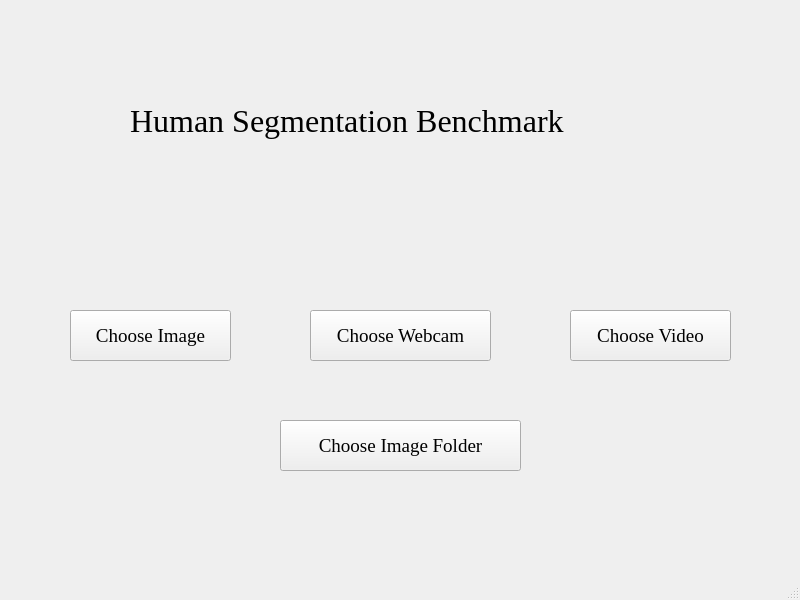
<?xml version="1.0" encoding="UTF-8"?>
<ui version="4.0">
 <class>MainWindow</class>
 <widget class="QMainWindow" name="MainWindow">
  <property name="geometry">
   <rect>
    <x>0</x>
    <y>0</y>
    <width>800</width>
    <height>600</height>
   </rect>
  </property>
  <property name="windowTitle">
   <string>MainWindow</string>
  </property>
  <widget class="QWidget" name="centralwidget">
   <widget class="QLabel" name="titleLabel">
    <property name="geometry">
     <rect>
      <x>130</x>
      <y>70</y>
      <width>551</width>
      <height>101</height>
     </rect>
    </property>
    <property name="font">
     <font>
      <family>Times New Roman</family>
      <pointsize>24</pointsize>
     </font>
    </property>
    <property name="text">
     <string>Human Segmentation Benchmark</string>
    </property>
   </widget>
   <widget class="QPushButton" name="imagePushButton">
    <property name="geometry">
     <rect>
      <x>70</x>
      <y>310</y>
      <width>161</width>
      <height>51</height>
     </rect>
    </property>
    <property name="font">
     <font>
      <family>Times New Roman</family>
      <pointsize>14</pointsize>
     </font>
    </property>
    <property name="text">
     <string>Choose Image</string>
    </property>
   </widget>
   <widget class="QPushButton" name="videoPushButton">
    <property name="geometry">
     <rect>
      <x>570</x>
      <y>310</y>
      <width>161</width>
      <height>51</height>
     </rect>
    </property>
    <property name="font">
     <font>
      <family>Times New Roman</family>
      <pointsize>14</pointsize>
     </font>
    </property>
    <property name="text">
     <string>Choose Video</string>
    </property>
   </widget>
   <widget class="QPushButton" name="webcamPushButton">
    <property name="geometry">
     <rect>
      <x>310</x>
      <y>310</y>
      <width>181</width>
      <height>51</height>
     </rect>
    </property>
    <property name="font">
     <font>
      <family>Times New Roman</family>
      <pointsize>14</pointsize>
     </font>
    </property>
    <property name="text">
     <string>Choose Webcam</string>
    </property>
   </widget>
   <widget class="QPushButton" name="folderPushButton">
    <property name="geometry">
     <rect>
      <x>280</x>
      <y>420</y>
      <width>241</width>
      <height>51</height>
     </rect>
    </property>
    <property name="font">
     <font>
      <family>Times New Roman</family>
      <pointsize>14</pointsize>
     </font>
    </property>
    <property name="text">
     <string>Choose Image Folder</string>
    </property>
   </widget>
  </widget>
  <widget class="QMenuBar" name="menubar">
   <property name="geometry">
    <rect>
     <x>0</x>
     <y>0</y>
     <width>800</width>
     <height>26</height>
    </rect>
   </property>
  </widget>
  <widget class="QStatusBar" name="statusbar"/>
 </widget>
 <resources/>
 <connections/>
</ui>
